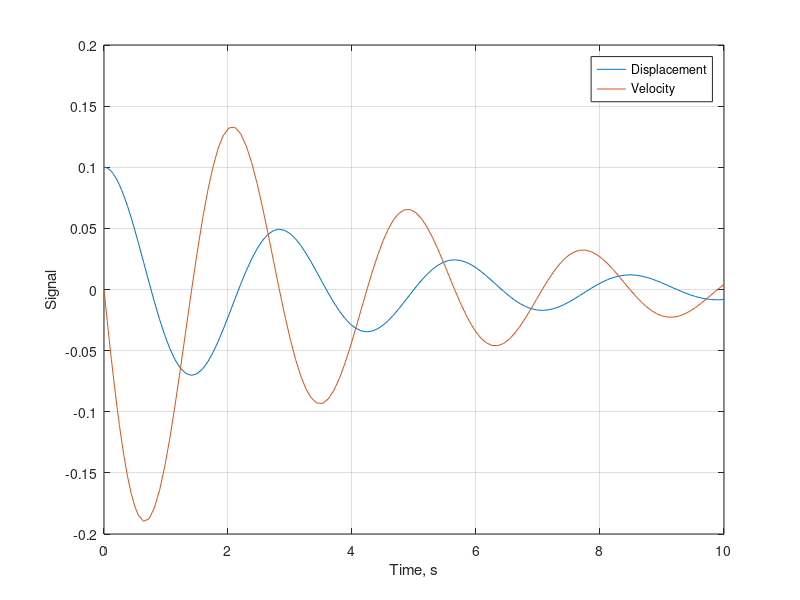
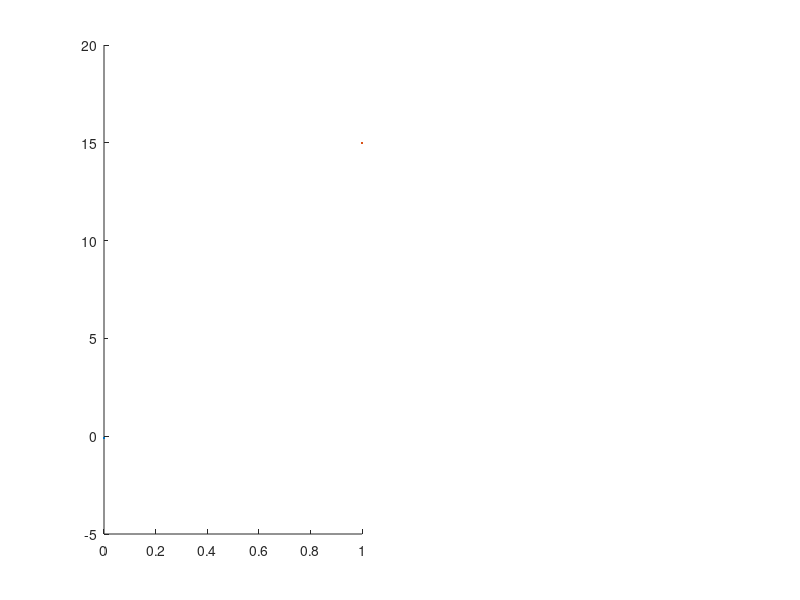

Write MATLAB code to recreate these figures, in order. (Note: this script raises an error after producing the figures.)
%% Vector Field and Phase Portrait

%% Mass-spring-damper
%
% Let's solve an ODE numerically. Take the mass-spring-damper model:
% $$ m\ddot x = - k x - c \dot x $$

k = 10; % stiffness, N/m
c = 1; % damping, kg/s
m = 2; % mass, kg

function dq = mass_spring_damper(q,param)
  k = param(1); c = param(2); m = param(3);
  x   = q(1,:);
  dx  = q(2,:);
  ddx = - k/m*x - c/m*dx;
  dq  = [dx; ddx];
end

tmax = 10; % s
x0  = 0.1; % initial position, m
dx0 = 0; % initial velocity, m/s
[t,x] = ode45(@(tt,xx) mass_spring_damper(xx,[k,c,m]),[0 tmax],[x0; dx0]);

figure(3); clf; hold on
plot(t,x)
box on; grid on
xlabel("Time, s")
ylabel("Signal")
legend("Displacement","Velocity")

figure(33); clf;
box on; grid on

tmax = 50; % s
x0  = [-0.1 0 0.1 0]; % initial position, m
dx0 = [0 0.2 0 -0.2]; % initial velocity, m/s
for ii = 1:4
  [t,x] = ode45(@(tt,xx) mass_spring_damper(xx,[k,c,m]),[0 tmax],[x0(ii); dx0(ii)]);
  subplot(1,2,1); hold on
  h1 = plot(t(1,1),x(1,1),".",MarkerSize=15);
  plot(t(:,1),x(:,1),color=h1.Color)
  subplot(1,2,2); hold on
  h1 = plot(x(1,1),x(1,2),".",MarkerSize=15);
  plot(x(:,1),x(:,2),color=h1.Color)
end
subplot(1,2,1)
xlabel("$t$",Interpreter="LaTeX")
ylabel("$x_1$",Interpreter="LaTeX")
axis square
subplot(1,2,2)
xlabel("$x_1$",Interpreter="LaTeX")
ylabel("$x_2$",Interpreter="LaTeX")
axis square
%</msd>

mass_spring_damper([1 2;2 4],[k,c,m])

figure(4); clf; hold on
x1range = linspace(-1,1,20);
x2range = linspace(-1,1,20);
[x1,x2] = meshgrid(x1range,x2range);
Fx12 = mass_spring_damper(transpose([x1(:),x2(:)]),[k,c,m])
quiver(x1,x2,reshape(Fx12(1,:),size(x1)),reshape(Fx12(2,:),size(x2)))